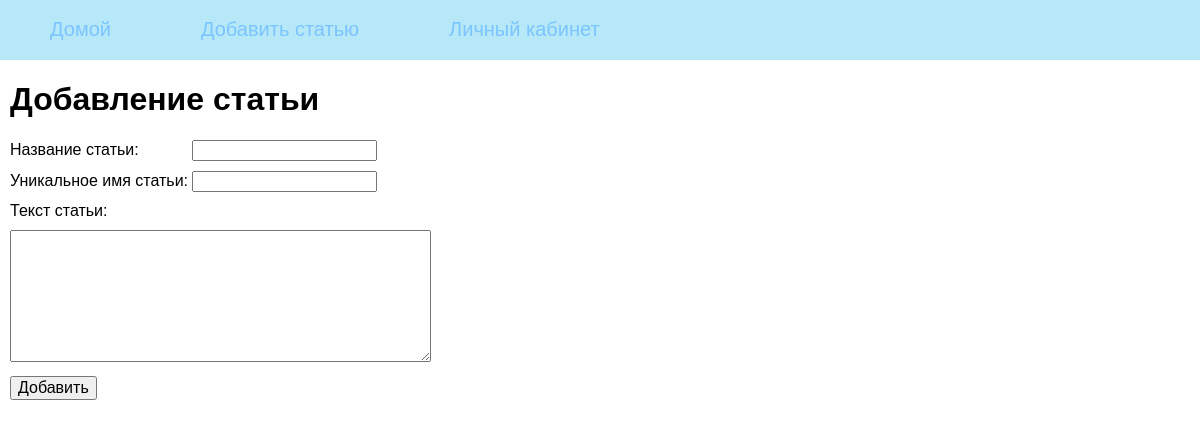
Page /add_post on the committed database.
### tables this page shows
CREATE TABLE mainmenu (
id integer primary key autoincrement,
title text not null,
url text not null
);

### main.py (the view, shortened to what this page needs)
@app.route("/add_post", methods=["POST", "GET"])
def addPost():
    return render_template('add_post.html', menu = dbase.getMenu(), title="Добавление статьи")

### FDataBase.py (called while the page is built)
    def getMenu(self):
        sql = '''SELECT * FROM mainmenu'''
        try:
            self.__cur.execute(sql)
            res = self.__cur.fetchall()
            if res: return res
        except:
            print("Ошибка чтения из БД")
        return []

### main.py (called while the page is built)
def connect_db():
    conn = sqlite3.connect(app.config['DATABASE'])
    conn.row_factory = sqlite3.Row
    return conn

def get_db():
    if not hasattr(g, 'link_db'):
        g.link_db = connect_db()
    return g.link_db

@app.before_request
def before_request():
    global dbase
    db = get_db()
    dbase = FDataBase(db)

### templates/add_post.html (shortened to what this page needs)
{% extends 'base.html' %}
{% block content %}
{{ super() }}
<form action="{{url_for('addPost')}}" method="post" class="form-contact">
<p><label>Название статьи:&nbsp; &nbsp;&nbsp;&nbsp;&nbsp;&nbsp;&nbsp;&nbsp;&nbsp;&nbsp; </label> <input type="text" name="name" value="" required />
<p><label>Уникальное имя статьи: </label> <input type="text" name="url" value="" required />
<p><label>Текст статьи:</label>
<p><textarea name="post" rows=7 cols=40></textarea>
<p><input type="submit" value="Добавить" />
</form>
{% endblock %}

### templates/base.html (shortened to what this page needs)
<!DOCTYPE html>
<html>
<head>
<link type="text/css" href="{{ url_for('static', filename='css/styles.css')}}" rel="stylesheet" />
</head>
<body>
{% block content -%}
	{%- block mainmenu -%}
<ul class="mainmenu">
{% for p in menu %}
<li><a href="{{p.url}}">{{p.title}}</a></li>
{% endfor %}
</ul>
	{% endblock mainmenu -%}
<div class="content">
	{% if title -%}
<h1>{{title}}</h1>
	{% else -%}
<div class="tiu_logo"><img src="{{ url_for('static', filename='images/tiu_logo.png') }}"></div>
<p><h1>&nbsp;TIUlab</h1></p>
<p>полезные статьи для студентов и преподавателей.</p>
	{% endif -%}
{% endblock -%}
</div>
</body>
</html>

### static/css/styles.css (style rules this page uses)
html, body { font-family: 'Arial'; margin: 0; padding: 0; height: 100%; width: 100%; }
a { color: #0059b2; text-decoration: none; }
ul.mainmenu { list-style: none; background: #b6e8f7; height: 60px; margin: 0; padding: 0; color: #96cee4; font-size: 20px; overflow: hidden; }
ul.mainmenu li { float: left; margin: 18px 40px 0 50px; }
ul.mainmenu li a { color: #7bc4ff; text-decoration: none; }
div.content { margin: 10px; }
.form-contact label { display: inline-block; min-width: 80px; }
.form-contact p { margin: 10px 0 10px 0; }
.form-contact input[type=submit], textarea { font-size: 16px; }

### rows in the picture
mainmenu: title "Домой"
mainmenu: title "Добавить статью"
mainmenu: title "Личный кабинет"

### other values in the picture
{{ title }} "Добавление статьи"
